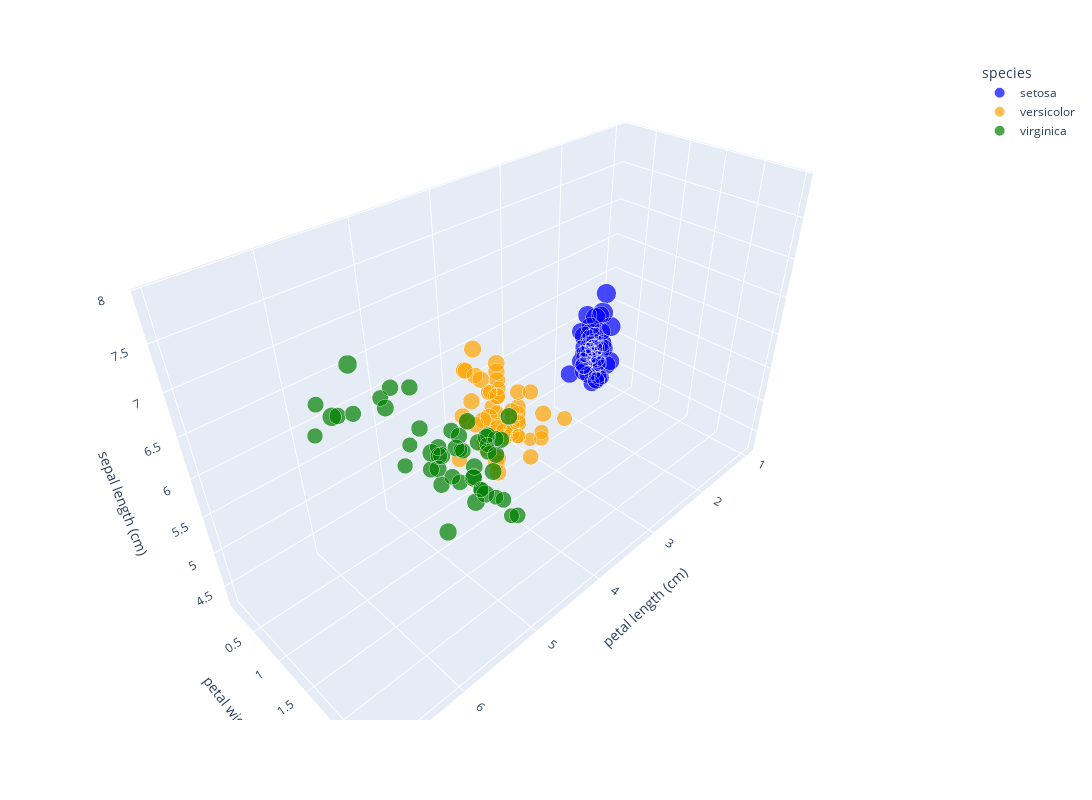

Write notebook code for a chart like this one.
### Code cell
# Plot 3D using plotly using all features
import plotly.express as px

fig = px.scatter_3d(iris_df, x='petal length (cm)', y='petal width (cm)', z='sepal length (cm)', size='sepal width (cm)', 
                    color='species', color_discrete_map={'setosa':'blue', 'versicolor':'orange', 'virginica':'green'}, width=1200, height=800)
fig.show()

### Figure 1 — Plotly figure (JSON) as saved in the notebook; plotly's stock layout.template omitted (floating-point values rounded to 4 significant figures)
{"data": [{"hovertemplate": "species=setosa<br>petal length (cm)=%{x}<br>petal width (cm)=%{y}<br>sepal length (cm)=%{z}<br>sepal width (cm)=%{marker.size}<extra></extra>", "legendgroup": "setosa", "marker": {"color": "blue", "size": [3.5, 3, 3.2, 3.1, 3.6, 3.9, 3.4, 3.4, 2.9, 3.1, 3.7, 3.4, 3, 3, 4, 4.4, 3.9, 3.5, 3.8, 3.8, 3.4, 3.7, 3.6, 3.3, 3.4, 3, 3.4, 3.5, 3.4, 3.2, 3.1, 3.4, 4.1, 4.2, 3.1, 3.2, 3.5, 3.6, 3, 3.4, 3.5, 2.3, 3.2, 3.5, 3.8, 3, 3.8, 3.2, 3.7, 3.3], "sizemode": "area", "sizeref": 0.011, "symbol": "circle"}, "mode": "markers", "name": "setosa", "scene": "scene", "showlegend": true, "type": "scatter3d", "x": [1.4, 1.4, 1.3, 1.5, 1.4, 1.7, 1.4, 1.5, 1.4, 1.5, 1.5, 1.6, 1.4, 1.1, 1.2, 1.5, 1.3, 1.4, 1.7, 1.5, 1.7, 1.5, 1, 1.7, 1.9, 1.6, 1.6, 1.5, 1.4, 1.6, 1.6, 1.5, 1.5, 1.4, 1.5, 1.2, 1.3, 1.4, 1.3, 1.5, 1.3, 1.3, 1.3, 1.6, 1.9, 1.4, 1.6, 1.4, 1.5, 1.4], "y": [0.2, 0.2, 0.2, 0.2, 0.2, 0.4, 0.3, 0.2, 0.2, 0.1, 0.2, 0.2, 0.1, 0.1, 0.2, 0.4, 0.4, 0.3, 0.3, 0.3, 0.2, 0.4, 0.2, 0.5, 0.2, 0.2, 0.4, 0.2, 0.2, 0.2, 0.2, 0.4, 0.1, 0.2, 0.2, 0.2, 0.2, 0.1, 0.2, 0.2, 0.3, 0.3, 0.2, 0.6, 0.4, 0.3, 0.2, 0.2, 0.2, 0.2], "z": [5.1, 4.9, 4.7, 4.6, 5, 5.4, 4.6, 5, 4.4, 4.9, 5.4, 4.8, 4.8, 4.3, 5.8, 5.7, 5.4, 5.1, 5.7, 5.1, 5.4, 5.1, 4.6, 5.1, 4.8, 5, 5, 5.2, 5.2, 4.7, 4.8, 5.4, 5.2, 5.5, 4.9, 5, 5.5, 4.9, 4.4, 5.1, 5, 4.5, 4.4, 5, 5.1, 4.8, 5.1, 4.6, 5.3, 5]}, {"hovertemplate": "species=versicolor<br>petal length (cm)=%{x}<br>petal width (cm)=%{y}<br>sepal length (cm)=%{z}<br>sepal width (cm)=%{marker.size}<extra></extra>", "legendgroup": "versicolor", "marker": {"color": "orange", "size": [3.2, 3.2, 3.1, 2.3, 2.8, 2.8, 3.3, 2.4, 2.9, 2.7, 2, 3, 2.2, 2.9, 2.9, 3.1, 3, 2.7, 2.2, 2.5, 3.2, 2.8, 2.5, 2.8, 2.9, 3, 2.8, 3, 2.9, 2.6, 2.4, 2.4, 2.7, 2.7, 3, 3.4, 3.1, 2.3, 3, 2.5, 2.6, 3, 2.6, 2.3, 2.7, 3, 2.9, 2.9, 2.5, 2.8], "sizemode": "area", "sizeref": 0.011, "symbol": "circle"}, "mode": "markers", "name": "versicolor", "scene": "scene", "showlegend": true, "type": "scatter3d", "x": [4.7, 4.5, 4.9, 4, 4.6, 4.5, 4.7, 3.3, 4.6, 3.9, 3.5, 4.2, 4, 4.7, 3.6, 4.4, 4.5, 4.1, 4.5, 3.9, 4.8, 4, 4.9, 4.7, 4.3, 4.4, 4.8, 5, 4.5, 3.5, 3.8, 3.7, 3.9, 5.1, 4.5, 4.5, 4.7, 4.4, 4.1, 4, 4.4, 4.6, 4, 3.3, 4.2, 4.2, 4.2, 4.3, 3, 4.1], "y": [1.4, 1.5, 1.5, 1.3, 1.5, 1.3, 1.6, 1, 1.3, 1.4, 1, 1.5, 1, 1.4, 1.3, 1.4, 1.5, 1, 1.5, 1.1, 1.8, 1.3, 1.5, 1.2, 1.3, 1.4, 1.4, 1.7, 1.5, 1, 1.1, 1, 1.2, 1.6, 1.5, 1.6, 1.5, 1.3, 1.3, 1.3, 1.2, 1.4, 1.2, 1, 1.3, 1.2, 1.3, 1.3, 1.1, 1.3], "z": [7, 6.4, 6.9, 5.5, 6.5, 5.7, 6.3, 4.9, 6.6, 5.2, 5, 5.9, 6, 6.1, 5.6, 6.7, 5.6, 5.8, 6.2, 5.6, 5.9, 6.1, 6.3, 6.1, 6.4, 6.6, 6.8, 6.7, 6, 5.7, 5.5, 5.5, 5.8, 6, 5.4, 6, 6.7, 6.3, 5.6, 5.5, 5.5, 6.1, 5.8, 5, 5.6, 5.7, 5.7, 6.2, 5.1, 5.7]}, {"hovertemplate": "species=virginica<br>petal length (cm)=%{x}<br>petal width (cm)=%{y}<br>sepal length (cm)=%{z}<br>sepal width (cm)=%{marker.size}<extra></extra>", "legendgroup": "virginica", "marker": {"color": "green", "size": [3.3, 2.7, 3, 2.9, 3, 3, 2.5, 2.9, 2.5, 3.6, 3.2, 2.7, 3, 2.5, 2.8, 3.2, 3, 3.8, 2.6, 2.2, 3.2, 2.8, 2.8, 2.7, 3.3, 3.2, 2.8, 3, 2.8, 3, 2.8, 3.8, 2.8, 2.8, 2.6, 3, 3.4, 3.1, 3, 3.1, 3.1, 3.1, 2.7, 3.2, 3.3, 3, 2.5, 3, 3.4, 3], "sizemode": "area", "sizeref": 0.011, "symbol": "circle"}, "mode": "markers", "name": "virginica", "scene": "scene", "showlegend": true, "type": "scatter3d", "x": [6, 5.1, 5.9, 5.6, 5.8, 6.6, 4.5, 6.3, 5.8, 6.1, 5.1, 5.3, 5.5, 5, 5.1, 5.3, 5.5, 6.7, 6.9, 5, 5.7, 4.9, 6.7, 4.9, 5.7, 6, 4.8, 4.9, 5.6, 5.8, 6.1, 6.4, 5.6, 5.1, 5.6, 6.1, 5.6, 5.5, 4.8, 5.4, 5.6, 5.1, 5.1, 5.9, 5.7, 5.2, 5, 5.2, 5.4, 5.1], "y": [2.5, 1.9, 2.1, 1.8, 2.2, 2.1, 1.7, 1.8, 1.8, 2.5, 2, 1.9, 2.1, 2, 2.4, 2.3, 1.8, 2.2, 2.3, 1.5, 2.3, 2, 2, 1.8, 2.1, 1.8, 1.8, 1.8, 2.1, 1.6, 1.9, 2, 2.2, 1.5, 1.4, 2.3, 2.4, 1.8, 1.8, 2.1, 2.4, 2.3, 1.9, 2.3, 2.5, 2.3, 1.9, 2, 2.3, 1.8], "z": [6.3, 5.8, 7.1, 6.3, 6.5, 7.6, 4.9, 7.3, 6.7, 7.2, 6.5, 6.4, 6.8, 5.7, 5.8, 6.4, 6.5, 7.7, 7.7, 6, 6.9, 5.6, 7.7, 6.3, 6.7, 7.2, 6.2, 6.1, 6.4, 7.2, 7.4, 7.9, 6.4, 6.3, 6.1, 7.7, 6.3, 6.4, 6, 6.9, 6.7, 6.9, 5.8, 6.8, 6.7, 6.7, 6.3, 6.5, 6.2, 5.9]}], "layout": {"height": 800, "legend": {"itemsizing": "constant", "title": {"text": "species"}, "tracegroupgap": 0}, "margin": {"t": 60}, "scene": {"domain": {"x": [0, 1], "y": [0, 1]}, "xaxis": {"title": {"text": "petal length (cm)"}}, "yaxis": {"title": {"text": "petal width (cm)"}}, "zaxis": {"title": {"text": "sepal length (cm)"}}}, "width": 1200}}
